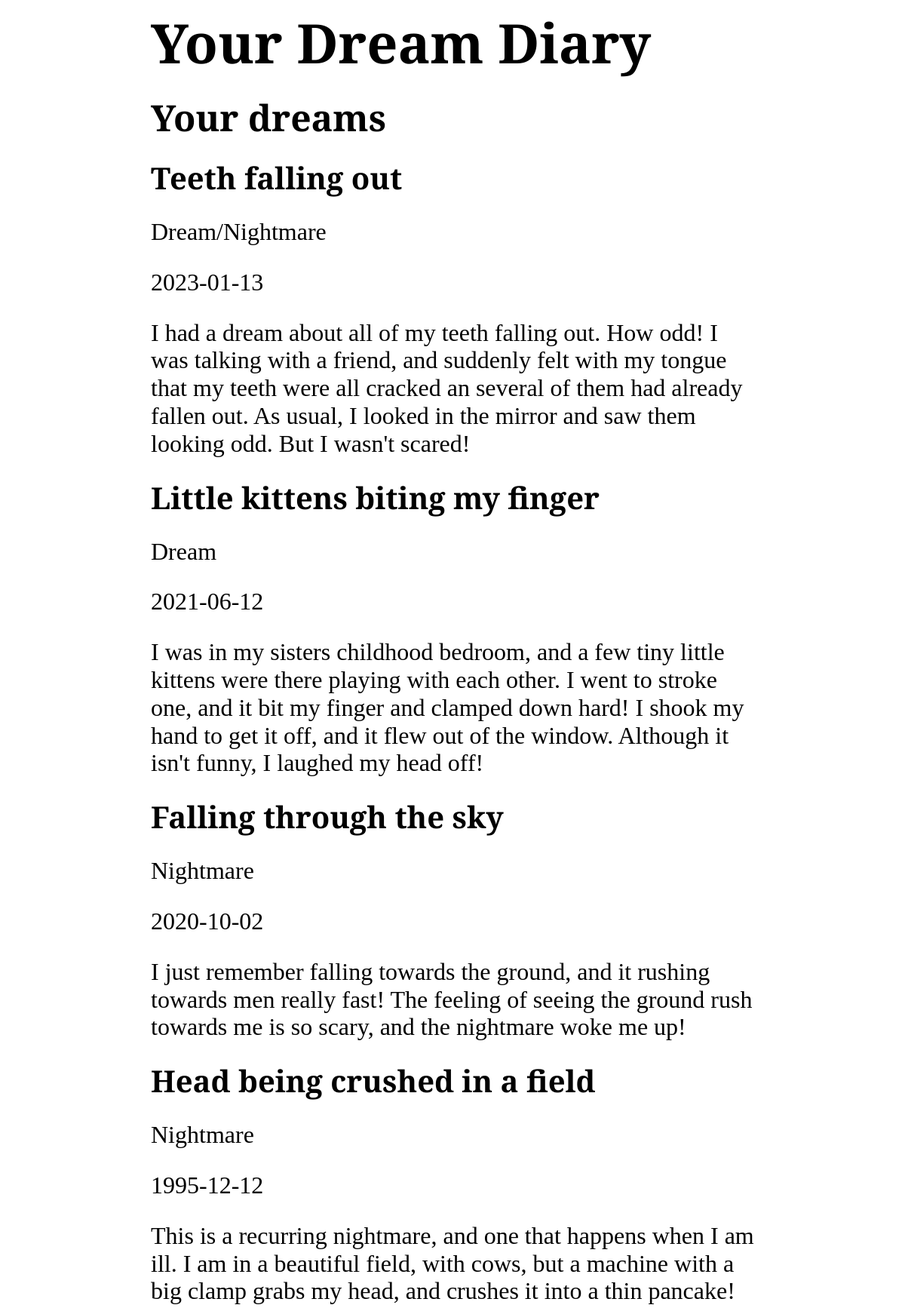
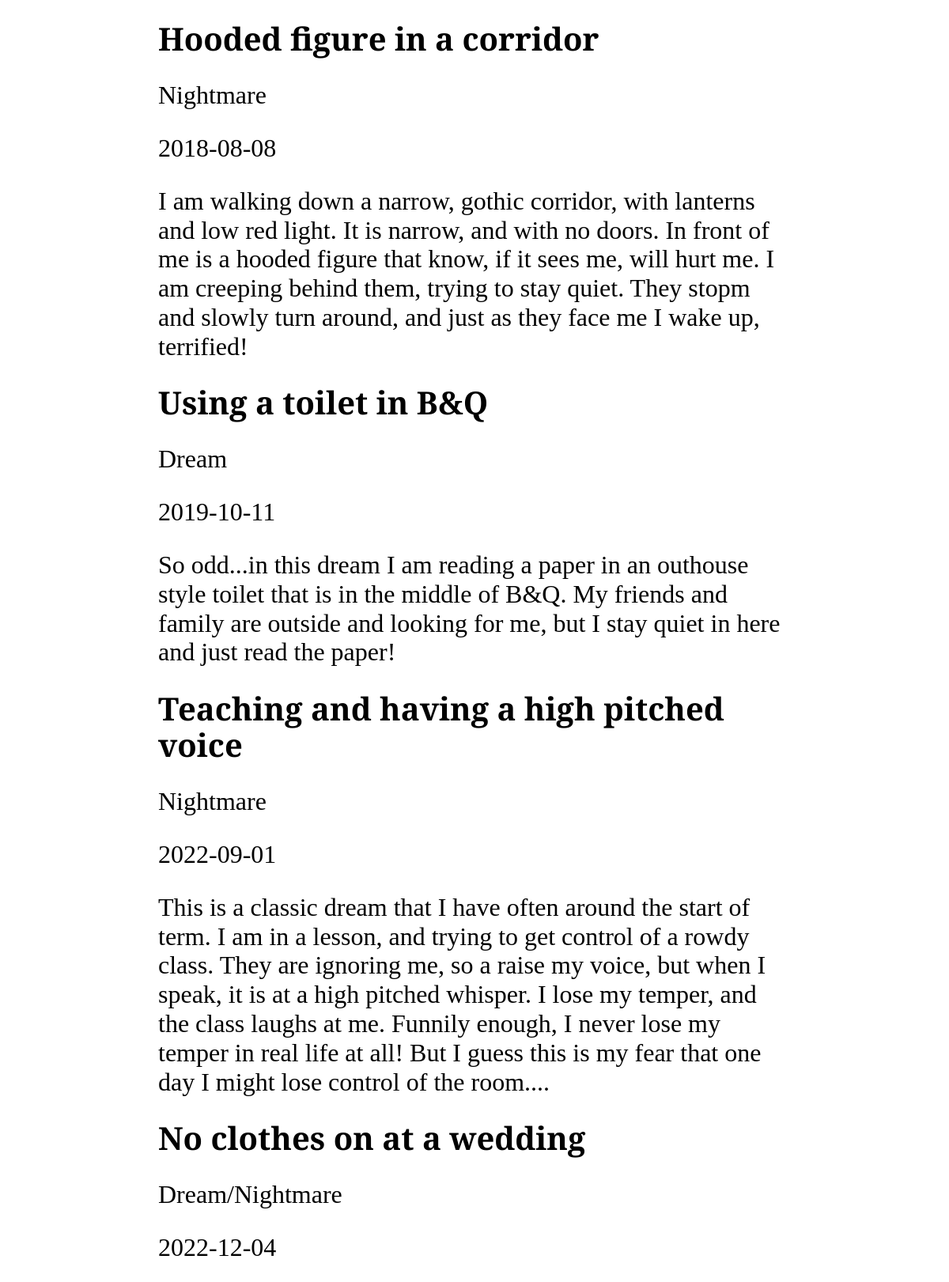
The page / (upper part) on the database its author committed (2 pictures, top to bottom).
### tables this page shows
CREATE TABLE `dreams` (
  `id` int(10) UNSIGNED NOT NULL,
  `created_at` timestamp NULL DEFAULT current_timestamp(),
  `dream_title` varchar(255) DEFAULT NULL,
  `dream_or_nightmare` enum('Dream','Nightmare','Dream/Nightmare') DEFAULT 'Dream',
  `dream_description` varchar(1000) DEFAULT 'NULL',
  `dream_date` date DEFAULT NULL
);

### src/db.php (called while the page is built, shortened)
<?php
function getAllDreams(PDO $db): array {
    $query = $db->prepare('SELECT * FROM dreams;');
    $query->execute();
    $dreams =  $query->fetchAll();
    return $dreams;
}

### src/functions.php (the view)
<?php
function displayDreamDetails(array $dreams): string {
    $dreamOutput ='';
    $dreamsReversedChronologically = array_reverse($dreams);
    foreach($dreamsReversedChronologically as $dream) {
        if(array_key_exists('dream_title', $dream)
        && array_key_exists('dream_or_nightmare', $dream)
        && array_key_exists('dream_date', $dream)
        && array_key_exists('dream_description', $dream)) {
            $dreamOutput .="<h3>" . $dream['dream_title'] . "</h3>"
            . "<p>" . $dream['dream_or_nightmare'] . "</p>"
            . "<p>" . $dream['dream_date'] . "</p>"
            . "<p>" . $dream['dream_description'] . "</p>";
        } else {
            throw new Exception('Invalid array keys');
        }
    }
    return $dreamOutput;
}

### index.php (shortened to what this page needs)
<?php
require 'src/functions.php';
require 'src/db.php';
$db = connectToDB('dreams');
$dreams = getAllDreams($db);
$displayedDreams = displayDreamDetails($dreams);
?>
<!DOCTYPE html>
<html lang="en">
<head>
    <link rel="stylesheet" type="text/css" href="https://cdnjs.cloudflare.com/ajax/libs/normalize/8.0.1/normalize.min.css">
    <link rel="stylesheet" type="text/css" href="styles/styles.css">
</head>
<body>
    <main>
        <h1>Your Dream Diary</h1>
        <h2>Your dreams</h2>
        <?php echo $displayedDreams; ?>
    </main>
</body>
</html>

### styles/styles.css (style rules this page uses)
html { font-family: 'Cormorant Garamond', serif; font-size: 16px; }
h1 { font-size: 4.5rem; }
h1, h2, h3, p { margin: 0 auto; max-width: 800px; padding: 15px; }
h2 { font-size: 3rem; }
h3 { font-size: 2.5rem; }
p { font-size: 2rem; }

### rows shown on the page
dreams: dream_title "Teeth falling out", dream_or_nightmare "Dream/Nightmare", dream_date "2023-01-13", dream_description "I had a dream about all of my teeth falling out. How odd! I was talking with a friend, and suddenly felt with my tongue that my teeth were all cracked an several of them had already fallen out. As usual, I looked in the mirror and saw them looking odd. But I wasn't scared!"
dreams: dream_title "Little kittens biting my finger", dream_or_nightmare "Dream", dream_date "2021-06-12", dream_description "I was in my sisters childhood bedroom, and a few tiny little kittens were there playing with each other. I went to stroke one, and it bit my finger and clamped down hard! I shook my hand to get it off, and it flew out of the window. Although it isn't funny, I laughed my head off!"
dreams: dream_title "Falling through the sky", dream_or_nightmare "Nightmare", dream_date "2020-10-02", dream_description "I just remember falling towards the ground, and it rushing towards men really fast! The feeling of seeing the ground rush towards me is so scary, and the nightmare woke me up!"
dreams: dream_title "Head being crushed in a field", dream_or_nightmare "Nightmare", dream_date "1995-12-12", dream_description "This is a recurring nightmare, and one that happens when I am ill. I am in a beautiful field, with cows, but a machine with a big clamp grabs my head, and crushes it into a thin pancake!"
dreams: dream_title "Hooded figure in a corridor", dream_or_nightmare "Nightmare", dream_date "2018-08-08", dream_description "I am walking down a narrow, gothic corridor, with lanterns and low red light. It is narrow, and with no doors. In front of me is a hooded figure that know, if it sees me, will hurt me. I am creeping behind them, trying to stay quiet. They stopm and slowly turn around, and just as they face me I wake up, terrified!"
dreams: dream_title "Using a toilet in B&Q", dream_or_nightmare "Dream", dream_date "2019-10-11", dream_description "So odd...in this dream I am reading a paper in an outhouse style toilet that is in the middle of B&Q. My friends and family are outside and looking for me, but I stay quiet in here and just read the paper!"
dreams: dream_title "Teaching and having a high pitched voice", dream_or_nightmare "Nightmare", dream_date "2022-09-01", dream_description "This is a classic dream that I have often around the start of term. I am in a lesson, and trying to get control of a rowdy class. They are ignoring me, so a raise my voice, but when I speak, it is at a high pitched whisper. I lose my temper, and the class laughs at me. Funnily enough, I never lose my temper in real life at all! But I guess this is my fear that one day I might lose control of the room...."
dreams: dream_title "No clothes on at a wedding", dream_or_nightmare "Dream/Nightmare", dream_date "2022-12-04"
